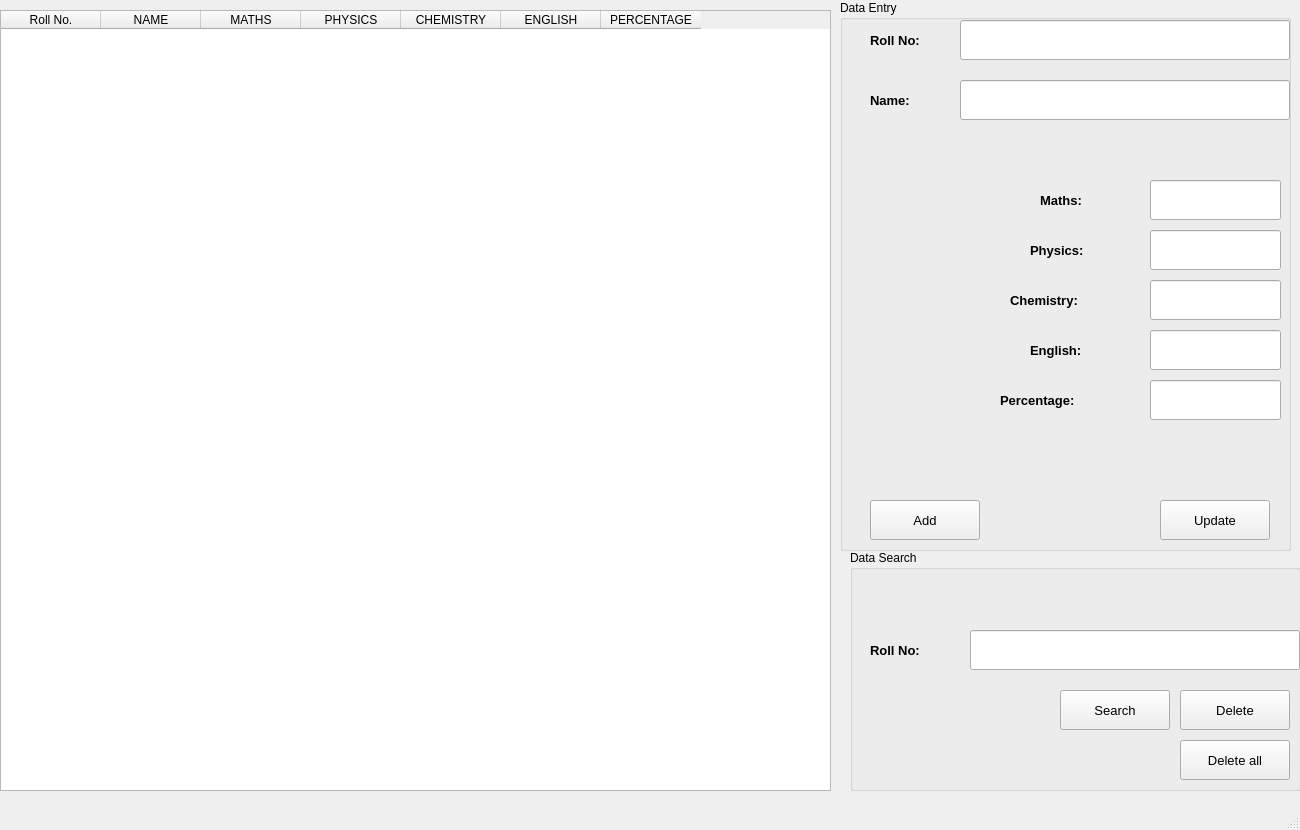
<?xml version="1.0" encoding="UTF-8"?>
<ui version="4.0">
 <class>MainWindow</class>
 <widget class="QMainWindow" name="MainWindow">
  <property name="geometry">
   <rect>
    <x>0</x>
    <y>0</y>
    <width>1300</width>
    <height>830</height>
   </rect>
  </property>
  <property name="sizePolicy">
   <sizepolicy hsizetype="Fixed" vsizetype="Fixed">
    <horstretch>0</horstretch>
    <verstretch>0</verstretch>
   </sizepolicy>
  </property>
  <property name="minimumSize">
   <size>
    <width>1300</width>
    <height>830</height>
   </size>
  </property>
  <property name="maximumSize">
   <size>
    <width>1300</width>
    <height>830</height>
   </size>
  </property>
  <property name="windowTitle">
   <string>Student Performance Management System</string>
  </property>
  <widget class="QWidget" name="centralwidget">
   <widget class="QGroupBox" name="groupBox">
    <property name="geometry">
     <rect>
      <x>840</x>
      <y>0</y>
      <width>451</width>
      <height>551</height>
     </rect>
    </property>
    <property name="sizePolicy">
     <sizepolicy hsizetype="Fixed" vsizetype="Preferred">
      <horstretch>0</horstretch>
      <verstretch>0</verstretch>
     </sizepolicy>
    </property>
    <property name="title">
     <string>Data Entry</string>
    </property>
    <widget class="QLineEdit" name="roll_nobox">
     <property name="geometry">
      <rect>
       <x>120</x>
       <y>20</y>
       <width>330</width>
       <height>40</height>
      </rect>
     </property>
    </widget>
    <widget class="QLineEdit" name="name_box">
     <property name="geometry">
      <rect>
       <x>120</x>
       <y>80</y>
       <width>330</width>
       <height>40</height>
      </rect>
     </property>
    </widget>
    <widget class="QLineEdit" name="lineEdit_8">
     <property name="geometry">
      <rect>
       <x>310</x>
       <y>180</y>
       <width>131</width>
       <height>40</height>
      </rect>
     </property>
    </widget>
    <widget class="QLineEdit" name="lineEdit_9">
     <property name="geometry">
      <rect>
       <x>310</x>
       <y>230</y>
       <width>131</width>
       <height>40</height>
      </rect>
     </property>
    </widget>
    <widget class="QLineEdit" name="lineEdit_10">
     <property name="geometry">
      <rect>
       <x>310</x>
       <y>280</y>
       <width>131</width>
       <height>40</height>
      </rect>
     </property>
    </widget>
    <widget class="QLineEdit" name="lineEdit_11">
     <property name="geometry">
      <rect>
       <x>310</x>
       <y>330</y>
       <width>131</width>
       <height>40</height>
      </rect>
     </property>
    </widget>
    <widget class="QLineEdit" name="lineEdit_12">
     <property name="geometry">
      <rect>
       <x>310</x>
       <y>380</y>
       <width>131</width>
       <height>40</height>
      </rect>
     </property>
    </widget>
    <widget class="QPushButton" name="add_data">
     <property name="geometry">
      <rect>
       <x>30</x>
       <y>500</y>
       <width>110</width>
       <height>40</height>
      </rect>
     </property>
     <property name="font">
      <font>
       <family>Arial</family>
       <pointsize>10</pointsize>
      </font>
     </property>
     <property name="text">
      <string>Add</string>
     </property>
    </widget>
    <widget class="QPushButton" name="update_data">
     <property name="geometry">
      <rect>
       <x>320</x>
       <y>500</y>
       <width>110</width>
       <height>40</height>
      </rect>
     </property>
     <property name="font">
      <font>
       <family>Arial</family>
       <pointsize>10</pointsize>
      </font>
     </property>
     <property name="text">
      <string>Update</string>
     </property>
    </widget>
    <widget class="QLabel" name="Roll_no">
     <property name="geometry">
      <rect>
       <x>30</x>
       <y>20</y>
       <width>85</width>
       <height>40</height>
      </rect>
     </property>
     <property name="font">
      <font>
       <family>Arial</family>
       <pointsize>10</pointsize>
       <weight>75</weight>
       <bold>true</bold>
      </font>
     </property>
     <property name="text">
      <string>Roll No:</string>
     </property>
    </widget>
    <widget class="QLabel" name="Name">
     <property name="geometry">
      <rect>
       <x>30</x>
       <y>80</y>
       <width>85</width>
       <height>40</height>
      </rect>
     </property>
     <property name="font">
      <font>
       <family>Arial</family>
       <pointsize>10</pointsize>
       <weight>75</weight>
       <bold>true</bold>
      </font>
     </property>
     <property name="text">
      <string>Name:</string>
     </property>
    </widget>
    <widget class="QLabel" name="Math">
     <property name="geometry">
      <rect>
       <x>200</x>
       <y>180</y>
       <width>85</width>
       <height>40</height>
      </rect>
     </property>
     <property name="font">
      <font>
       <family>Arial</family>
       <pointsize>10</pointsize>
       <weight>75</weight>
       <bold>true</bold>
      </font>
     </property>
     <property name="text">
      <string>Maths:</string>
     </property>
    </widget>
    <widget class="QLabel" name="Physics">
     <property name="geometry">
      <rect>
       <x>190</x>
       <y>230</y>
       <width>85</width>
       <height>40</height>
      </rect>
     </property>
     <property name="font">
      <font>
       <family>Arial</family>
       <pointsize>10</pointsize>
       <weight>75</weight>
       <bold>true</bold>
      </font>
     </property>
     <property name="text">
      <string>Physics:</string>
     </property>
    </widget>
    <widget class="QLabel" name="English">
     <property name="geometry">
      <rect>
       <x>190</x>
       <y>330</y>
       <width>85</width>
       <height>40</height>
      </rect>
     </property>
     <property name="font">
      <font>
       <family>Arial</family>
       <pointsize>10</pointsize>
       <weight>75</weight>
       <bold>true</bold>
      </font>
     </property>
     <property name="text">
      <string>English:</string>
     </property>
    </widget>
    <widget class="QLabel" name="Percentage">
     <property name="geometry">
      <rect>
       <x>160</x>
       <y>380</y>
       <width>101</width>
       <height>40</height>
      </rect>
     </property>
     <property name="font">
      <font>
       <family>Arial</family>
       <pointsize>10</pointsize>
       <weight>75</weight>
       <bold>true</bold>
      </font>
     </property>
     <property name="text">
      <string>Percentage:</string>
     </property>
    </widget>
    <widget class="QLabel" name="Chemistry">
     <property name="geometry">
      <rect>
       <x>170</x>
       <y>280</y>
       <width>85</width>
       <height>40</height>
      </rect>
     </property>
     <property name="font">
      <font>
       <family>Arial</family>
       <pointsize>10</pointsize>
       <weight>75</weight>
       <bold>true</bold>
      </font>
     </property>
     <property name="text">
      <string>Chemistry:</string>
     </property>
    </widget>
   </widget>
   <widget class="QGroupBox" name="groupBox_2">
    <property name="geometry">
     <rect>
      <x>850</x>
      <y>550</y>
      <width>451</width>
      <height>241</height>
     </rect>
    </property>
    <property name="title">
     <string>Data Search</string>
    </property>
    <widget class="QPushButton" name="add_data_2">
     <property name="geometry">
      <rect>
       <x>210</x>
       <y>140</y>
       <width>110</width>
       <height>40</height>
      </rect>
     </property>
     <property name="font">
      <font>
       <family>Arial</family>
       <pointsize>10</pointsize>
      </font>
     </property>
     <property name="text">
      <string>Search</string>
     </property>
    </widget>
    <widget class="QPushButton" name="delete_table">
     <property name="geometry">
      <rect>
       <x>330</x>
       <y>190</y>
       <width>110</width>
       <height>40</height>
      </rect>
     </property>
     <property name="font">
      <font>
       <family>Arial</family>
       <pointsize>10</pointsize>
      </font>
     </property>
     <property name="text">
      <string>Delete all</string>
     </property>
    </widget>
    <widget class="QPushButton" name="delete_data">
     <property name="geometry">
      <rect>
       <x>330</x>
       <y>140</y>
       <width>110</width>
       <height>40</height>
      </rect>
     </property>
     <property name="font">
      <font>
       <family>Arial</family>
       <pointsize>10</pointsize>
      </font>
     </property>
     <property name="text">
      <string>Delete</string>
     </property>
    </widget>
    <widget class="QLineEdit" name="search_delete_databox">
     <property name="geometry">
      <rect>
       <x>120</x>
       <y>80</y>
       <width>330</width>
       <height>40</height>
      </rect>
     </property>
    </widget>
    <widget class="QLabel" name="Roll_no_2">
     <property name="geometry">
      <rect>
       <x>20</x>
       <y>80</y>
       <width>85</width>
       <height>40</height>
      </rect>
     </property>
     <property name="font">
      <font>
       <family>Arial</family>
       <pointsize>10</pointsize>
       <weight>75</weight>
       <bold>true</bold>
      </font>
     </property>
     <property name="text">
      <string>Roll No:</string>
     </property>
    </widget>
   </widget>
   <widget class="QTableWidget" name="tableWidget">
    <property name="geometry">
     <rect>
      <x>0</x>
      <y>10</y>
      <width>831</width>
      <height>781</height>
     </rect>
    </property>
    <property name="sizePolicy">
     <sizepolicy hsizetype="Preferred" vsizetype="Preferred">
      <horstretch>0</horstretch>
      <verstretch>0</verstretch>
     </sizepolicy>
    </property>
    <column>
     <property name="text">
      <string>Roll No.</string>
     </property>
    </column>
    <column>
     <property name="text">
      <string>NAME</string>
     </property>
    </column>
    <column>
     <property name="text">
      <string>MATHS</string>
     </property>
    </column>
    <column>
     <property name="text">
      <string>PHYSICS</string>
     </property>
    </column>
    <column>
     <property name="text">
      <string>CHEMISTRY</string>
     </property>
    </column>
    <column>
     <property name="text">
      <string>ENGLISH</string>
     </property>
    </column>
    <column>
     <property name="text">
      <string>PERCENTAGE</string>
     </property>
    </column>
   </widget>
  </widget>
  <widget class="QMenuBar" name="menubar">
   <property name="geometry">
    <rect>
     <x>0</x>
     <y>0</y>
     <width>1300</width>
     <height>26</height>
    </rect>
   </property>
  </widget>
  <widget class="QStatusBar" name="statusbar"/>
 </widget>
 <resources/>
 <connections/>
</ui>
